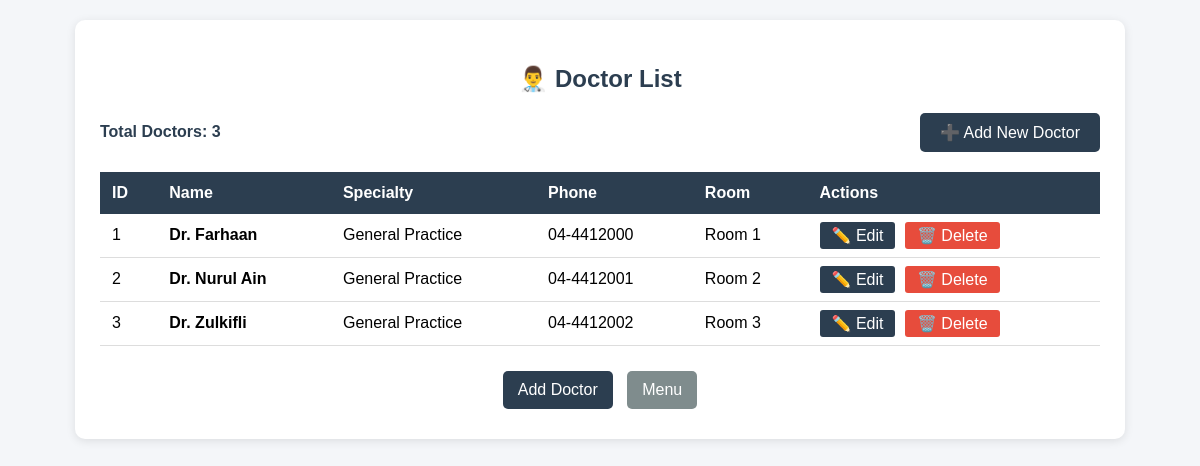
The app's page /doctor/view_doctors.php with its own data.
### tables this page shows
CREATE TABLE doctor (
    doctor_id INT AUTO_INCREMENT PRIMARY KEY,
    name VARCHAR(100) NOT NULL,
    specialty VARCHAR(100) DEFAULT 'General Practice',
    phone VARCHAR(20),
    room_number VARCHAR(20),
    created_at TIMESTAMP DEFAULT CURRENT_TIMESTAMP
);

### doctor/view_doctors.php (the view, shortened to what this page needs)
<?php
include '../config/database.php';
$doctors = mysqli_query($conn, "SELECT * FROM doctor ORDER BY name");
?>
<!DOCTYPE html>
<html>
<head>
</head>
<body>
<div class="container">
    <h2>👨‍⚕️ Doctor List</h2>
    <div class="header-actions">
        <span class="total-doctors"><strong>Total Doctors:</strong> <?php echo mysqli_num_rows($doctors); ?></span>
        <a href="add_doctor.php" class="btn-add">➕ Add New Doctor</a>
    </div>
    <table>
        <thead>
            <tr>
                <th>ID</th>
                <th>Name</th>
                <th>Specialty</th>
                <th>Phone</th>
                <th>Room</th>
                <th>Actions</th>
            </tr>
        </thead>
        <tbody>
            <?php if (mysqli_num_rows($doctors) > 0) { ?>
                <?php while ($row = mysqli_fetch_assoc($doctors)) { ?>
                    <tr>
                        <td><?php echo $row['doctor_id']; ?></td>
                        <td><strong><?php echo htmlspecialchars($row['name']); ?></strong></td>
                        <td><?php echo htmlspecialchars($row['specialty']); ?></td>
                        <td><?php echo htmlspecialchars($row['phone']); ?></td>
                        <td><?php echo htmlspecialchars($row['room_number']); ?></td>
                        <td>
                            <a href="edit_doctor.php?id=<?php echo $row['doctor_id']; ?>" class="btn-edit">✏️ Edit</a>
                            <a href="view_doctors.php?delete=<?php echo $row['doctor_id']; ?>"
                               class="btn-delete"
                               onclick="return confirm('Are you sure you want to delete this doctor?')">🗑️ Delete</a>
                        </td>
                    </tr>
                <?php } ?>
            <?php } else { ?>
                <tr>
                    <td colspan="6" class="no-data">No doctors found. <a href="add_doctor.php">Add your first doctor</a></td>
                </tr>
            <?php } ?>
        </tbody>
    </table>
    <div class="back-container">
        <a href="add_doctor.php" class="back back1">Add Doctor</a>
        <a href="../index.php" class="back back2">Menu</a>
    </div>
</div>
</body>
</html>

### doctor/view_doctors.php (style rules this page uses)
body { font-family: Arial; background: #f4f6f9; margin: 0; padding: 20px; }
.container { max-width: 1000px; margin: 0 auto; background: white; padding: 25px; border-radius: 10px; box-shadow: 0 2px 10px rgba(0,0,0,0.1); }
h2 { text-align: center; color: #2c3e50; margin-bottom: 20px; }
.header-actions { display: flex; justify-content: space-between; align-items: center; margin-bottom: 20px; }
.btn-add { padding: 10px 20px; background: #2c3e50; color: white; text-decoration: none; border-radius: 5px; }
table { width: 100%; border-collapse: collapse; }
th { background: #2c3e50; color: white; padding: 12px; text-align: left; }
td { padding: 12px; border-bottom: 1px solid #ddd; }
.btn-edit { padding: 5px 12px; background: #2c3e50; color: white; text-decoration: none; border-radius: 3px; margin-right: 5px; }
.btn-delete { padding: 5px 12px; background: #e74c3c; color: white; text-decoration: none; border-radius: 3px; border: none; cursor: pointer; }
.back-container { text-align: center; margin-top: 20px; }
.back { display: inline-block; padding: 10px 15px; margin: 5px; text-decoration: none; border-radius: 5px; color: white; }
.back1 { background: #2c3e50; }
.back2 { background: #7f8c8d; }
.total-doctors { color: #2c3e50; font-weight: bold; }

### records on screen
doctor: doctor_id "1", name "Dr. Farhaan", specialty "General Practice", phone "04-4412000", room_number "Room 1"
doctor: doctor_id "2", name "Dr. Nurul Ain", specialty "General Practice", phone "04-4412001", room_number "Room 2"
doctor: doctor_id "3", name "Dr. Zulkifli", specialty "General Practice", phone "04-4412002", room_number "Room 3"

### other values on screen
mysqli_num_rows($doctors) "3"
